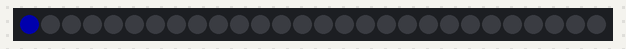
The sketch below on a simulated ESP8266 (NodeMCU). On the bench: 28 RGB LEDs in strip order, left to right. Dim RGB values are drawn brighter than linear; WiFi joins after 1.5 s; servers stay silent unless stated; network time is answered at once with the bench clock; the local clock reads 2024-03-15 10:24:30 at power-on unless the sketch sets it; what the sketch prints to the serial monitor is not drawn.

Above: at 1.1 s.
At 1.6 s:
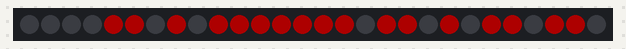

Measured:
- what the display in image 0 shows lasts 0.5 s, from 1.0 s to 1.5 s

The sketch:

ZEGAR_ESP___.ino
```cpp
#include <NTPClient.h>
#include <WiFiUdp.h>
#include <ESP8266WiFi.h>
#include <FastLED.h>

// Dane WiFi (uzupełnij swoimi danymi)
const char *ssid = "XXXXXXX";
const char *password = "XXXXXX";

WiFiUDP ntpUDP;
// Strefa czasowa +2h (czas letni w Polsce)
NTPClient timeClient(ntpUDP, "pool.ntp.org", 7200, 1000);

// ------------------------ LED ------------------------
#define NUM_LEDS 28
#define DATA_PIN 2
#define NUM_DISPLAYS 4
#define SEGMENTS_PER_DISPLAY 7
CRGB leds[NUM_LEDS];
const byte segmenty_cyfry[] = {
  0B1111101, 0B0110000, 0B1011011, 0B1111010, 0B0110110,
  0B1101110, 0B1101111, 0B0111000, 0B1111111, 0B1111110
};
CRGB segmentColor = CRGB::Red;

// Zmienne do śledzenia stanu
int lastDisplayedHour = -1;
int lastDisplayedMinute = -1;
unsigned long lastNtpUpdate = 0;
unsigned long lastWifiCheck = 0;

void setup() {
  Serial.begin(115200);
  Serial.println("\nStartuję zegar NTP z wyświetlaczem LED");

  // Inicjalizacja LED
  FastLED.addLeds<WS2812B, DATA_PIN, GRB>(leds, NUM_LEDS);
  FastLED.setBrightness(50);
  clearAllDisplays();

  // Połączenie z WiFi
  Serial.print("Łączenie z siecią WiFi: ");
  Serial.println(ssid);

  WiFi.begin(ssid, password);

  // Wyświetl animację podczas łączenia z WiFi
  int dots = 0;
  while (WiFi.status() != WL_CONNECTED) {
    delay(500);
    Serial.print(".");

    // Animacja na wyświetlaczu podczas łączenia
    clearAllDisplays();
    for (int i = 0; i < min(dots, 4); i++) {
      leds[i * SEGMENTS_PER_DISPLAY] = CRGB::Blue;
    }
    FastLED.show();
    dots++;

    // Jeśli łączenie trwa zbyt długo, zrestartuj proces
    if (dots > 20) {
      Serial.println("\nPonowna próba połączenia z WiFi");
      WiFi.disconnect();
      delay(1000);
      WiFi.begin(ssid, password);
      dots = 0;
    }
  }

  Serial.println("\nPołączono z WiFi!");
  Serial.print("Adres IP: ");
  Serial.println(WiFi.localIP());

  // Inicjalizacja NTP
  timeClient.begin();

  // Wyświetl informację o próbie synchronizacji czasu
  displayMessage();

  // Początkowa synchronizacja czasu - próbujemy kilka razy
  Serial.println("Synchronizacja czasu z serwerem NTP...");
  bool syncSuccess = false;
  for (int i = 0; i < 5; i++) {
    if (timeClient.forceUpdate()) {
      syncSuccess = true;
      Serial.println("Synchronizacja czasu zakończona sukcesem!");
      break;
    }
    Serial.println("Próba synchronizacji nie powiodła się. Próbuję ponownie...");
    delay(1000);
  }

  if (!syncSuccess) {
    Serial.println("Nie udało się zsynchronizować czasu. Wyświetlam komunikat błędu.");
    errorBlink(3);
  } else {
    // Wyświetl aktualny czas od razu po synchronizacji
    updateTimeDisplay();
  }
}

void loop() {
  unsigned long currentMillis = millis();

  // Sprawdzanie połączenia WiFi co 30 sekund
  if (currentMillis - lastWifiCheck > 30000) {
    if (WiFi.status() != WL_CONNECTED) {
      Serial.println("Utracono połączenie WiFi. Próbuję ponownie połączyć...");
      WiFi.disconnect();
      delay(1000);
      WiFi.begin(ssid, password);

      // Czekamy max 10 sekund na ponowne połączenie
      int attempts = 0;
      while (WiFi.status() != WL_CONNECTED && attempts < 20) {
        delay(500);
        Serial.print(".");
        attempts++;
      }

      if (WiFi.status() == WL_CONNECTED) {
        Serial.println("\nPołączenie z WiFi przywrócone!");
      } else {
        Serial.println("\nNie udało się ponownie połączyć z WiFi!");
        errorBlink(2);
      }
    }
    lastWifiCheck = currentMillis;
  }

  // Aktualizacja czasu z serwera NTP co 10 sekund
  if (currentMillis - lastNtpUpdate > 10000) {
    if (timeClient.update()) {
      Serial.println("Zaktualizowano czas z serwera NTP");
      updateTimeDisplay();
    } else {
      Serial.println("Nie udało się zaktualizować czasu z serwera NTP");
    }
    lastNtpUpdate = currentMillis;
  }

  // Sprawdzanie, czy minęła minuta (jeśli aktualizacja NTP się nie powiodła)
  int currentHour = timeClient.getHours();
  int currentMinute = timeClient.getMinutes();

  if (currentHour != lastDisplayedHour || currentMinute != lastDisplayedMinute) {
    updateTimeDisplay();
  }

  // Krótkie opóźnienie - zapobiega zbyt częstym wywołaniom pętli
  delay(100);
  yield();  // Daje czas na obsługę innych zadań w ESP8266
}

// Aktualizacja wyświetlacza zgodnie z aktualnym czasem
void updateTimeDisplay() {
  int hour = timeClient.getHours();
  int minute = timeClient.getMinutes();

  // Wyświetl czas tylko jeśli się zmienił
  if (hour != lastDisplayedHour || minute != lastDisplayedMinute) {
    int timeToDisplay = hour * 100 + minute;  // np. 14:37 -> 1437

    Serial.printf("Aktualizacja wyświetlacza: %02d:%02d\n", hour, minute);

    // Wyczyść wyświetlacz przed pokazaniem nowego czasu
    clearAllDisplays();

    // Wyświetl nowy czas
    displayNumber(timeToDisplay);

    // Zaktualizuj zmienne śledzące
    lastDisplayedHour = hour;
    lastDisplayedMinute = minute;
  }
}

// Animacja podczas oczekiwania na synchronizację czasu
void displayMessage() {
  clearAllDisplays();

  // Wzór "Sync" - można dostosować do własnych potrzeb
  // Pierwsza cyfra: 'S'
  leds[0] = segmentColor;  // Górny segment
  leds[1] = segmentColor;  // Górny lewy segment
  leds[2] = CRGB::Black;   // Górny prawy segment
  leds[3] = segmentColor;  // Środkowy segment
  leds[4] = CRGB::Black;   // Dolny lewy segment
  leds[5] = segmentColor;  // Dolny prawy segment
  leds[6] = segmentColor;  // Dolny segment

  // Druga cyfra: 'y'
  leds[7] = CRGB::Black;   // Górny segment
  leds[8] = CRGB::Black;   // Górny lewy segment
  leds[9] = segmentColor;  // Górny prawy segment
  leds[10] = segmentColor; // Środkowy segment
  leds[11] = segmentColor; // Dolny lewy segment
  leds[12] = segmentColor; // Dolny prawy segment
  leds[13] = segmentColor; // Dolny segment

  // Trzecia cyfra: 'n'
  leds[14] = CRGB::Black;  // Górny segment
  leds[15] = CRGB::Black;  // Górny lewy segment
  leds[16] = CRGB::Black;  // Górny prawy segment
  leds[17] = segmentColor; // Środkowy segment
  leds[18] = segmentColor; // Dolny lewy segment
  leds[19] = segmentColor; // Dolny prawy segment
  leds[20] = CRGB::Black;  // Dolny segment

  // Czwarta cyfra: 'c'
  leds[21] = CRGB::Black;  // Górny segment
  leds[22] = CRGB::Black;  // Górny lewy segment
  leds[23] = CRGB::Black;  // Górny prawy segment
  leds[24] = segmentColor; // Środkowy segment
  leds[25] = segmentColor; // Dolny lewy segment
  leds[26] = CRGB::Black;  // Dolny prawy segment
  leds[27] = segmentColor; // Dolny segment

  FastLED.show();
}

// Funkcja wyświetlająca liczbę 4-cyfrową
void displayNumber(int number) {
  // Upewniamy się, że liczba jest w zakresie 0-9999
  number = constrain(number, 0, 9999);

  // Rozbijamy liczbę na pojedyncze cyfry
  int thousands = (number / 1000) % 10;
  int hundreds = (number / 100) % 10;
  int tens = (number / 10) % 10;
  int ones = number % 10;

  // Wyświetlamy każdą cyfrę na odpowiednim wyświetlaczu
  displayDigitOnDisplay(thousands, 0); // Cyfra tysięcy na pierwszym wyświetlaczu
  displayDigitOnDisplay(hundreds, 1);  // Cyfra setek na drugim wyświetlaczu
  displayDigitOnDisplay(tens, 2);      // Cyfra dziesiątek na trzecim wyświetlaczu
  displayDigitOnDisplay(ones, 3);      // Cyfra jedności na czwartym wyświetlaczu

  // Wyświetlamy wszystkie diody jednocześnie
  FastLED.show();
}

// Funkcja wyświetlająca pojedynczą cyfrę na wskazanym wyświetlaczu
void displayDigitOnDisplay(int digit, int displayIndex) {
  if (digit < 0 || digit > 9 || displayIndex < 0 || displayIndex >= NUM_DISPLAYS) {
    return; // Zabezpieczenie przed nieprawidłowymi wartościami
  }

  // Obliczamy przesunięcie dla danego wyświetlacza (każdy ma 7 segmentów)
  int offset = displayIndex * SEGMENTS_PER_DISPLAY;

  // Zapalanie odpowiednich segmentów na podstawie bitów w tablicy
  byte segments = segmenty_cyfry[digit];

  for (int segment = 0; segment < SEGMENTS_PER_DISPLAY; segment++) {
    // Obliczamy indeks diody LED w całej taśmie
    int ledIndex = offset + segment;

    // Sprawdzenie, czy dany bit (segment) powinien być włączony
    if (bitRead(segments, segment)) {
      leds[ledIndex] = segmentColor;
    } else {
      leds[ledIndex] = CRGB::Black;
    }
  }
}

// Funkcja czyszcząca wszystkie wyświetlacze
void clearAllDisplays() {
  for (int i = 0; i < NUM_LEDS; i++) {
    leds[i] = CRGB::Black;
  }
  FastLED.show();
}

// Funkcja czyszcząca pojedynczy wyświetlacz
void clearDisplay(int displayIndex) {
  if (displayIndex < 0 || displayIndex >= NUM_DISPLAYS) {
    return;
  }

  int offset = displayIndex * SEGMENTS_PER_DISPLAY;

  for (int i = 0; i < SEGMENTS_PER_DISPLAY; i++) {
    leds[offset + i] = CRGB::Black;
  }
}

// Funkcja diagnostyczna - miganie diodami w przypadku błędów
void errorBlink(int times) {
  for (int t = 0; t < times; t++) {
    FastLED.clear();
    for (int i = 0; i < NUM_LEDS; i++) {
      leds[i] = CRGB::Red;
    }
    FastLED.show();
    delay(200);
    FastLED.clear();
    FastLED.show();
    delay(200);
    yield();
  }
}

// Funkcja do zmiany koloru segmentów
void setSegmentColor(CRGB color) {
  segmentColor = color;
}
```
